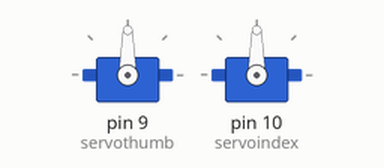
The sketch below on a simulated Arduino Uno, built with avr-gcc and run on an emulated ATmega328P. Parts: 2 × servo.

Above: at 0.1 s.
At 0.6 s:
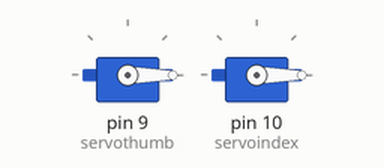
Timing chart, 0 to 2.1 s (numbered marks = the images above):
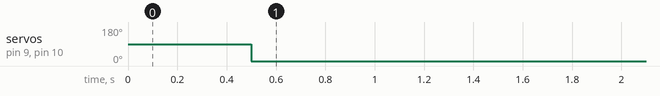

The sketch:

arduino.ino
```cpp
#include <Servo.h>

Servo servothumb;
Servo servoindex;
Servo servomiddle;
Servo servoring;
Servo servopinky;


char number[50];
char c;
int state = 0;
String myStringRec;
int stringCounter = 0;
bool stringCounterStart = false;
String myRevivedString;
int stringLength = 6;

int servoPinky,servoMiddle,servoIndex,servoThumb,servoRing;
int myVals[] ={0,0,0,0,0} ;


void setup() {
  Serial.begin(9600);
  servothumb.attach(9);
  servoindex.attach(10);


  delay(500);
}

void loop() {

receiveData();


if (servoIndex == 2){
  servoindex.write(180);
}
else if (servoIndex == 1){
  servoindex.write(30);
}
else{
  servoindex.write(0);
}

if (servoThumb == 2){
  servothumb.write(180);
}
else if (servoThumb == 1){
  servothumb.write(30);
}
else{
  servothumb.write(0);
}


}

void receiveData() {
  int i = 0;
  while (Serial.available()) {
   char c = Serial.read();

    if (c == '$') {
      stringCounterStart = true;
    }
    if (stringCounterStart == true )
    {
      if (stringCounter < stringLength)
      {
        myRevivedString = String(myRevivedString + c);
        stringCounter++;
      }
      if (stringCounter >= stringLength) {
        stringCounter = 0; stringCounterStart = false;
        servoPinky = myRevivedString.substring(5, 6).toInt();
        servoRing = myRevivedString.substring(4, 5).toInt();
        servoMiddle = myRevivedString.substring(3, 4).toInt();
        servoIndex = myRevivedString.substring(2, 3).toInt();
        servoThumb = myRevivedString.substring(1, 2).toInt();
        Serial.print(servoIndex);
        myRevivedString = "";

      }
    }
  }
}
```

Measured:
- by itself, servo on pin 9 (servothumb), servo on pin 10 (servoindex): 90° → 0° at 0.50 s
